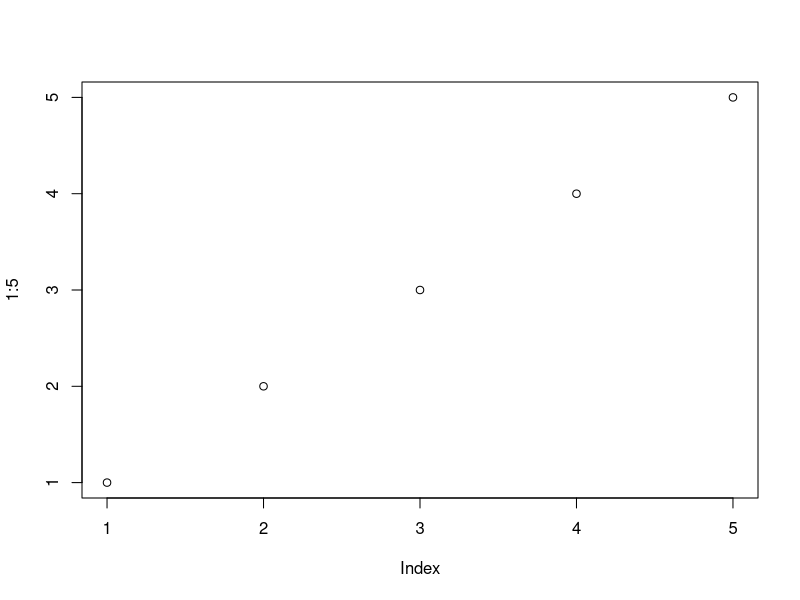
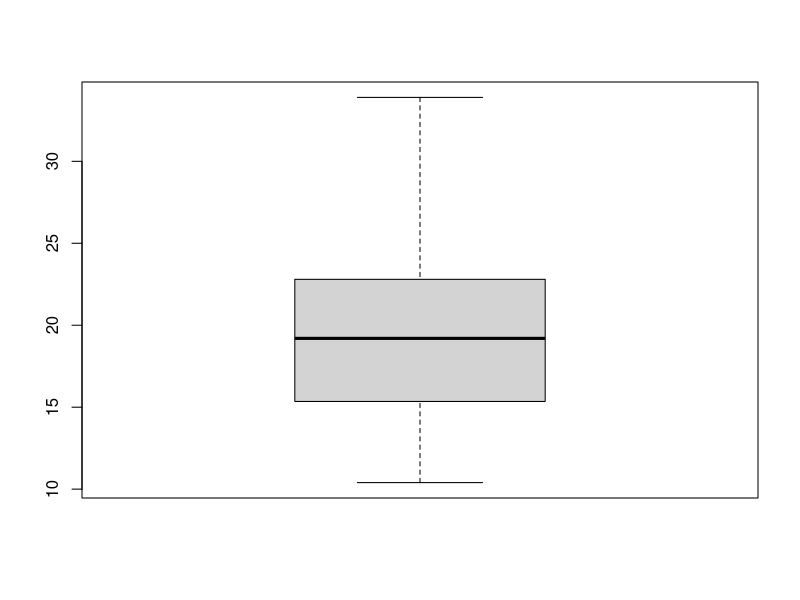

Recreate these plots in R, in order.
#Codigo para problema 1
mtcars
plot(1:5)
mis_dades <- mtcars
mis_dades
dim(mis_dades)
names(mis_dades)
x <- mis_dades$qsec
mis_dades$qsec
sum(x)/length(x)
mean(x)
#fer la mitja o fer mean és el mateix, mean=promig
#mediana=punt on queda la meitat dels valors a un costat i la meitat a l'altre,
#no té perque ser el valor del mig
mis_dades$drat
sort(mis_dades$drat)
#Per fer la mediana ordenem els valors i tallem a la meitat (agafar el número que queda al mig)
#Mediana=median(x)
median(mis_dades$drat)
#1r quartil= és com la mediana però en comptes de la meitat és 1/4, el 2n quartil=1/2=mediana
#1r quartil= quantile(mis_dades$drat,0.25)
quantile(mis_dades$drat,0.25)
quantile(mis_dades$mpg,0.18)
quantile(mis_dades$mpg,0.25)  #1r quartil
quantile(mis_dades$mpg,0.75)  #3r quartil
sort(mis_dades$mpg)
median(mis_dades$mpg)
#Rang interquartílic= q0.75-q0.25 = 3r quartil- 1r quartil
quantile(mis_dades$mpg,0.75)-quantile(mis_dades$mpg,0.25)
IQR(mis_dades$mpg)

median(mis_dades$cyl)
IQR(mis_dades$cyl)
mean(mis_dades$cyl)


boxplot(mis_dades$mpg)
#vairanza=desviación típica de la muestra
var(mis_dades$qsec)
sd(mis_dades$cyl)
x <- mis_dades$qsec
sum((x-mean(x))^2)/(length(x)-1)
var(x)
